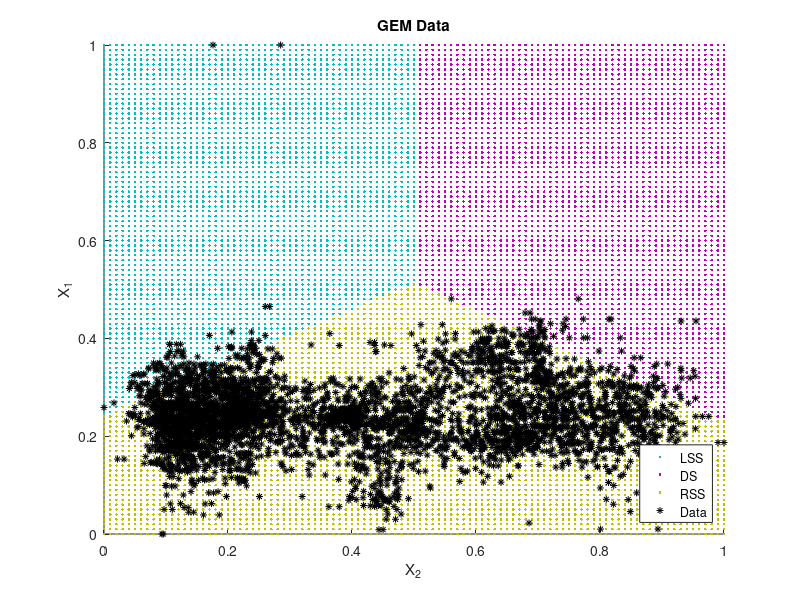
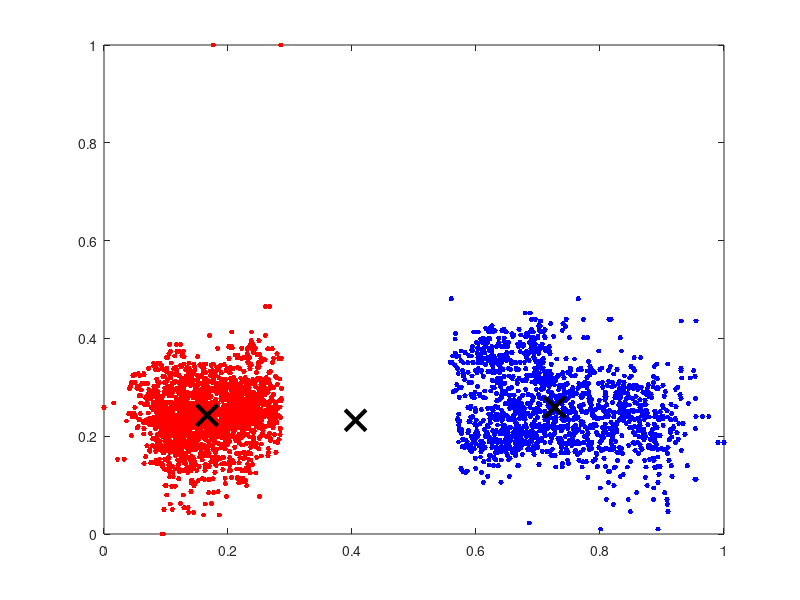

Here is the MATLAB script that generated these plots, in order: (Note: this script raises an error after producing the figures.)
clear all
close all
clc
c_encz = load('accX.txt');
load('lfZ.txt')
load('rfZ.txt')

deltaF = lfZ - rfZ;
%d_encz = [0;diff(c_encz)];
d_encz = c_encz;
%deltaF = [0;diff(deltaF)];
%Standarize
c_std = (c_encz - mean(c_encz))/std(c_encz);
dF_std = (deltaF - mean(deltaF))/std(deltaF);
d_std = (d_encz - mean(d_encz))/std(d_encz);

%Normalize 
c_norm  = (c_encz - min(c_encz)) / (max(c_encz) - min(c_encz));
d_norm  = (d_encz - min(d_encz)) / (max(d_encz) - min(d_encz));
dF_norm  = (deltaF - min(deltaF)) / (max(deltaF) - min(deltaF));

dlen = min(length(deltaF),length(c_encz));
start = 1000;

X=[dF_norm,d_norm];

[idx,C] = kmeans(X,3);
x1 = min(X(:,1)):0.01:max(X(:,1));
x2 = min(X(:,2)):0.01:max(X(:,2));
[x1G,x2G] = meshgrid(x1,x2);
XGrid = [x1G(:),x2G(:)]; % Defines a fine grid on the plot

idx2Region = kmeans(XGrid,3,'MaxIter',1000,'Start',C);
figure;
gscatter(XGrid(:,1),XGrid(:,2),idx2Region,...
    [0,0.75,0.75;0.75,0,0.75;0.75,0.75,0],'..');
hold on;
plot(X(:,1),X(:,2),'k*','MarkerSize',5);
title 'GEM Data';
xlabel 'X_2';
ylabel 'X_1'; 
legend('LSS','DS','RSS','Data','Location','SouthEast');
hold off;


figure;
plot(X(idx==1,1),X(idx==1,2),'r.','MarkerSize',12)
hold on
plot(X(idx==2,1),X(idx==2,2),'b.','MarkerSize',12)
plot(C(:,1),C(:,2),'kx',...
     'MarkerSize',15,'LineWidth',3) 
legend('Cluster 1','Cluster 2','Centroids',...
       'Location','NW')
title 'Cluster Assignments and Centroids'
hold off
return 
figure
plot(c_std(start:dlen),dF_std(start:dlen))
figure
plot(c_norm(start:dlen),dF_norm(start:dlen))